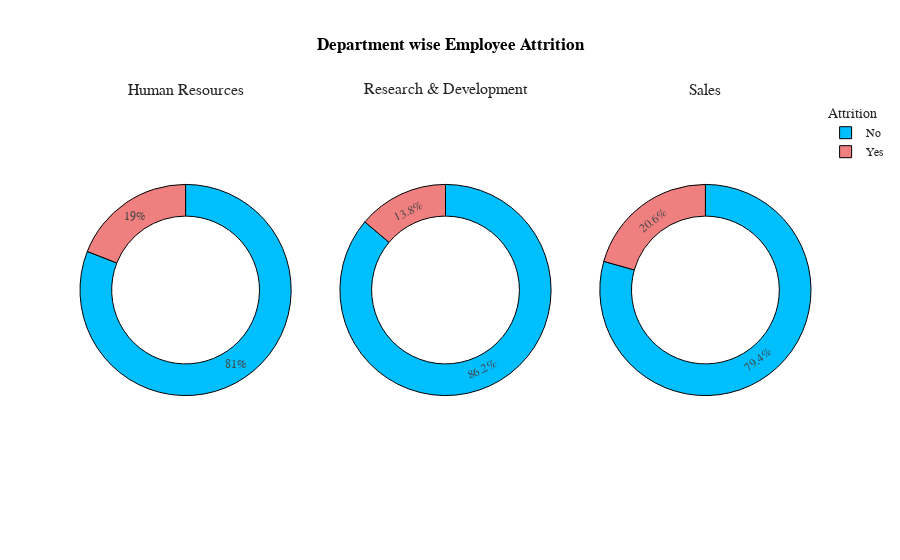

Notebook code for this chart:
### Code cell
k=df.groupby(['Department','Attrition'],as_index=False)['Age'].count()
k.rename(columns={'Age':'Count'},inplace=True)
fig=go.Figure()
fig=make_subplots(rows=1,cols=3)
fig = make_subplots(rows=1, cols=3, specs=[[{"type": "pie"}, {"type": "pie"}, {"type": "pie"}]],subplot_titles=('Human Resources', 'Research & Development','Sales'))

fig.add_trace(go.Pie(values=k[k['Department']=='Human Resources']['Count'],labels=k[k['Department']=='Human Resources']['Attrition'],hole=0.7,marker_colors=['DeepSkyBlue','LightCoral'],name='Human Resources',showlegend=False),row=1,col=1)
fig.add_trace(go.Pie(values=k[k['Department']=='Research & Development']['Count'],labels=k[k['Department']=='Research & Development']['Attrition'],hole=0.7,marker_colors=['DeepSkyBlue','LightCoral'],name='Research & Development',showlegend=False),row=1,col=2)
fig.add_trace(go.Pie(values=k[k['Department']=='Sales']['Count'],labels=k[k['Department']=='Sales']['Attrition'],hole=0.7,marker_colors=['DeepSkyBlue','LightCoral'],name='Sales',showlegend=True),row=1,col=3)

fig.update_layout(title_x=0.5,template='simple_white',showlegend=True,legend_title_text="Attrition",title_text='<b style="color:black; font-size:100%;">Department wise Employee Attrition',font_family="Times New Roman",title_font_family="Times New Roman")
fig.update_traces(marker=dict(line=dict(color='#000000', width=1)))

### Figure 1 — Plotly figure (JSON) as saved in the notebook; plotly's stock layout.template omitted (floating-point values rounded to 4 significant figures)
{"data": [{"domain": {"x": [0, 0.2889], "y": [0, 1]}, "hole": 0.7, "labels": ["No", "Yes"], "marker": {"colors": ["DeepSkyBlue", "LightCoral"], "line": {"color": "#000000", "width": 1}}, "name": "Human Resources", "showlegend": false, "type": "pie", "values": [51, 12]}, {"domain": {"x": [0.3556, 0.6444], "y": [0, 1]}, "hole": 0.7, "labels": ["No", "Yes"], "marker": {"colors": ["DeepSkyBlue", "LightCoral"], "line": {"color": "#000000", "width": 1}}, "name": "Research & Development", "showlegend": false, "type": "pie", "values": [828, 133]}, {"domain": {"x": [0.7111, 1], "y": [0, 1]}, "hole": 0.7, "labels": ["No", "Yes"], "marker": {"colors": ["DeepSkyBlue", "LightCoral"], "line": {"color": "#000000", "width": 1}}, "name": "Sales", "showlegend": true, "type": "pie", "values": [354, 92]}], "layout": {"annotations": [{"font": {"size": 16}, "showarrow": false, "text": "Human Resources", "x": 0.1444, "xanchor": "center", "xref": "paper", "y": 1, "yanchor": "bottom", "yref": "paper"}, {"font": {"size": 16}, "showarrow": false, "text": "Research & Development", "x": 0.5, "xanchor": "center", "xref": "paper", "y": 1, "yanchor": "bottom", "yref": "paper"}, {"font": {"size": 16}, "showarrow": false, "text": "Sales", "x": 0.8556, "xanchor": "center", "xref": "paper", "y": 1, "yanchor": "bottom", "yref": "paper"}], "autosize": true, "font": {"family": "Times New Roman"}, "legend": {"title": {"text": "Attrition"}}, "showlegend": true, "title": {"font": {"family": "Times New Roman"}, "text": "<b style=\"color:black; font-size:100%;\">Department wise Employee Attrition", "x": 0.5}}}
